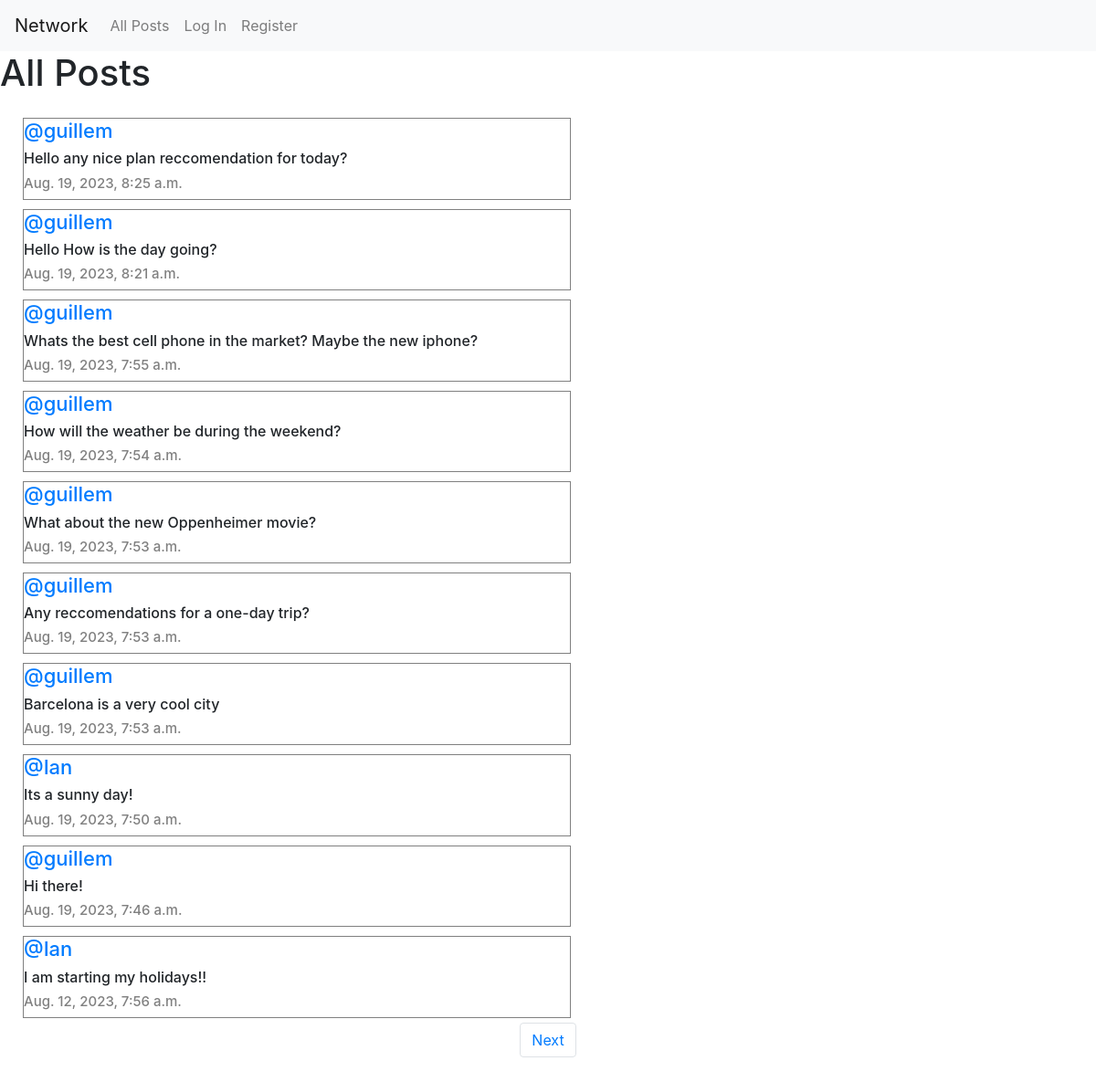
The page / on the database its author committed.
### network/models.py (models this page shows, shortened)
class Post(models.Model):
    user = models.ForeignKey(User, on_delete=models.CASCADE, null=True, related_name="author")
    content = models.CharField(max_length=140)
    date = models.DateTimeField(auto_now_add=True)

class User(AbstractUser):
    pass

### network/views.py (the view)
# urls.py: path("", views.index, name="index"),
def index(request):
    allPosts = Post.objects.all().order_by("id").reverse()
    pagination = Paginator(allPosts, 10)
    page_number = request.GET.get('page')
    posts_of_the_page = pagination.get_page(page_number)
    allLikes = Like.objects.all()
    WhoYouliked = []
    try:
        for like in allLikes:
            if like.user.id == request.user.id:
                WhoYouliked.append(like.post.id)
    except:
        WhoYouliked = []
    return render(request, "network/index.html",{
        "allPosts" : allPosts,
        "posts_of_the_page" : posts_of_the_page,
        "WhoYouliked" : WhoYouliked
    })

### network/templates/network/index.html (shortened to what this page needs)
{% extends "network/layout.html" %}
{% block body %}
    <h1>All Posts</h1>
    <div class="all-post">
            {% for post in posts_of_the_page %}
                <div class="row-post ">
                    <h5 class="user-name"><a href="{% url 'profile' user_id=post.user.id %}">@{{post.user}}</a></h5>
                    <h6 id="content_{{ post.id }}">{{post.content}}</h6>
                    <h6 class="date">{{post.date}}</h6>
    </div>
            {% endfor %}
    <nav aria-label="Page navigation example">
        <ul class="pagination d-flex justify-content-center">
            {% if posts_of_the_page.has_next %}
                <li class="page-item"><a class="page-link" href="?page={{posts_of_the_page.next_page_number}}">Next</a></li>
            {% endif %}
        </ul>
      </nav>
{% endblock %}

### network/templates/network/layout.html (shortened to what this page needs)
{% load static %}
<!DOCTYPE html>
<html lang="en">
    <head>
        <link rel="stylesheet" href="https://stackpath.bootstrapcdn.com/bootstrap/4.4.1/css/bootstrap.min.css">
        <link href="{% static 'network/styles.css' %}" rel="stylesheet">
        <link rel="stylesheet" href="https://cdnjs.cloudflare.com/ajax/libs/font-awesome/4.7.0/css/font-awesome.min.css">
    </head>
    <body>
        <nav class="navbar navbar-expand-lg navbar-light bg-light">
            <a class="navbar-brand" href="{% url 'index' %}">Network</a>
            <div>
              <ul class="navbar-nav mr-auto">
                <li class="nav-item">
                  <a class="nav-link" href="{% url 'index' %}">All Posts</a>
                </li>
                {% if user.is_authenticated %}
                    <li class="nav-item">
                        <a class="nav-link" href="{% url 'following' %}">Following</a>
                    </li>
                    <li class="nav-item">
                        <a class="nav-link" href="{% url 'logout' %}">Log Out</a>
                    </li>
                {% else %}
                    <li class="nav-item">
                        <a class="nav-link" href="{% url 'login' %}">Log In</a>
                    </li>
                    <li class="nav-item">
                        <a class="nav-link" href="{% url 'register' %}">Register</a>
                    </li>
                {% endif %}
              </ul>
            </div>
          </nav>
        <div class="body">
            {% block body %}
            {% endblock %}
        </div>
    </body>
</html>

### network/static/network/styles.css (style rules this page uses)
.all-post { display: flex; justify-content: flex-start; flex-direction: column; margin: 20px; }
.row-post { border: 0.1px solid gray; justify-content: center; flex-direction: column; max-width:600px; box-sizing:border-box; margin:5px; }
.user-name { font-size: 22px }
.date { color: gray; font-size: 15px; }

### rows shown on the page
Post: user "guillem", content "Hello any nice plan reccomendation for today?", date "Aug. 19, 2023, 8:25 a.m."
Post: user "guillem", content "Hello How is the day going?", date "Aug. 19, 2023, 8:21 a.m."
Post: user "guillem", content "Whats the best cell phone in the market? Maybe the new iphone?", date "Aug. 19, 2023, 7:55 a.m."
Post: user "guillem", content "How will the weather be during the weekend?", date "Aug. 19, 2023, 7:54 a.m."
Post: user "guillem", content "What about the new Oppenheimer movie?", date "Aug. 19, 2023, 7:53 a.m."
Post: user "guillem", content "Any reccomendations for a one-day trip?", date "Aug. 19, 2023, 7:53 a.m."
Post: user "guillem", content "Barcelona is a very cool city", date "Aug. 19, 2023, 7:53 a.m."
Post: user "Ian", content "Its a sunny day!", date "Aug. 19, 2023, 7:50 a.m."
Post: user "guillem", content "Hi there!", date "Aug. 19, 2023, 7:46 a.m."
Post: user "Ian", content "I am starting my holidays!!", date "Aug. 12, 2023, 7:56 a.m."
